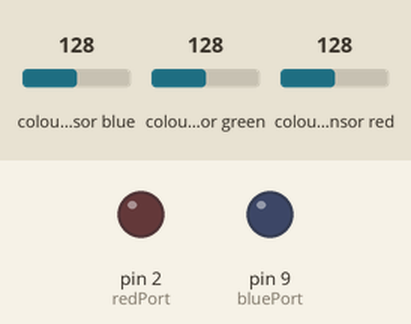
Bench run of a program on a simulated Arduino Nano, built with avr-gcc and run on an emulated ATmega328P. Shown: output pins drawn as LEDs (lit = HIGH). The test bench sets the inputs (shaded band); at power-on: colour sensor blue 128, colour sensor red 128, colour sensor green 128.

Above: at 1.2 s.
1.3 s: colour sensor blue set to 101
2.8 s: colour sensor blue set to 95
At 3.7 s:
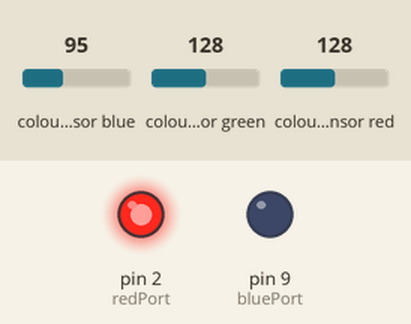
4.3 s: colour sensor red set to 123
At 5.2 s:
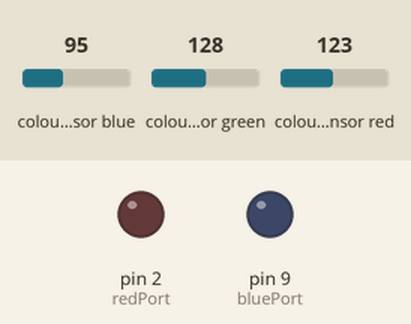
5.8 s: colour sensor red set to 68
7.3 s: colour sensor red set to 62
At 8.0 s:
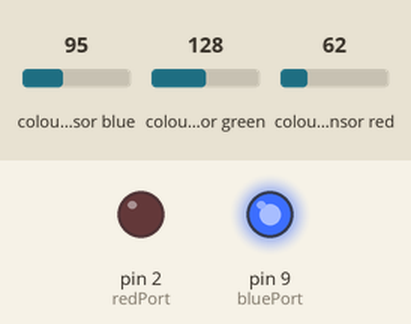
8.8 s: colour sensor blue set to 5
At 9.6 s:
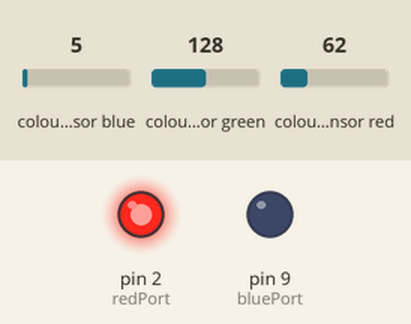
Timing chart, 0 to 11.3 s (numbered marks = the images above; inputs shaded):
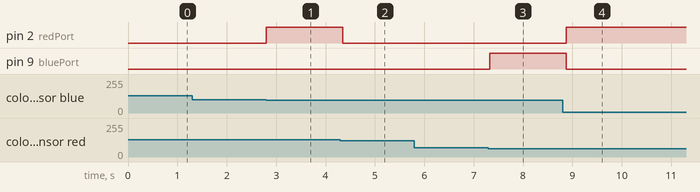

Measured:
- the behaviour switches between 98 and 97 on colour sensor blue (found by bisection; images 0 and 1)
- the behaviour switches between 126 and 125 on colour sensor red (found by bisection; images 1 and 2)
- the behaviour switches between 65 and 64 on colour sensor red (found by bisection; images 2 and 3)
- after the input at 1.3 s, every drawn part: stays the same
- after the input at 2.8 s, pin 2 (redPort): LOW → HIGH at once
- after the input at 4.3 s, pin 2 (redPort): HIGH → LOW after 0.05 s
- after the input at 5.8 s, every drawn part: stays the same
- after the input at 7.3 s, pin 9 (bluePort): LOW → HIGH at once
- after the input at 8.8 s, pin 2 (redPort): LOW → HIGH after 0.07 s; pin 9 (bluePort): HIGH → LOW after 0.07 s

The program:

main.cpp
```cpp
#include <Arduino.h>
#include "Adafruit_TCS34725.h"


int redPort = 2;
int bluePort = 9;

int colorDiff = 0;

float ambientColor[3];
float r, g, b;

#define COLOR_MARGIN 30

void initializeColorSensor(int redPort, int bluePort);
int calibrateColorSensor();
void readColor();
bool colorSeesRed();
bool colorSeesBlue();

Adafruit_TCS34725 tcs = Adafruit_TCS34725(TCS34725_INTEGRATIONTIME_50MS, TCS34725_GAIN_4X);

void setup() {

  initializeColorSensor(redPort, bluePort);

}


void loop() {
  // put your main code here, to run repeatedly:

  readColor();

  if (colorSeesRed()) {
    digitalWrite(redPort, HIGH);
    digitalWrite(bluePort, LOW);
  }
  else if (colorSeesBlue()) {
    digitalWrite(bluePort, HIGH);
    digitalWrite(redPort, LOW);
  }
  else {
    digitalWrite(redPort, LOW);
    digitalWrite(bluePort, LOW);
  }

  delay(10);

}


/*
* Initializes the FLORA TCS34725 color sensor. A4 and A5 MUST be used for the color sensor I/O
*/
void initializeColorSensor(int redPort, int bluePort) {

  pinMode(redPort, OUTPUT);
  pinMode(bluePort, OUTPUT);

  if (tcs.begin()) {
    Serial.println("Found sensor");
  } else {
    Serial.println("No TCS34725 found ... check your connections");

    pinMode(13, OUTPUT);
    while (1) {
      digitalWrite(13, HIGH);
      delay(60);
      digitalWrite(13, LOW);
      delay(60);
    }
  }

  Serial.print("R:\t"); Serial.print(int(r));
  Serial.print("\tG:\t"); Serial.print(int(g));
  Serial.print("\tB:\t"); Serial.print(int(b));

  colorDiff = calibrateColorSensor();
}

int calibrateColorSensor() {
  tcs.getRGB(&ambientColor[0], &ambientColor[1], &ambientColor[2]);

  return ambientColor[0] - ambientColor[2];
}

void readColor() {

  tcs.setInterrupt(false);  // turn on LED

  delay(50);  // takes 50ms to read

  tcs.getRGB(&r, &g, &b);

  //tcs.setInterrupt(true);  // turn off LED
}

bool colorSeesRed() {
  return ((r - colorDiff) > (b + COLOR_MARGIN));
}

bool colorSeesBlue() {
  return (b > ((r - colorDiff) + COLOR_MARGIN));
}
```
